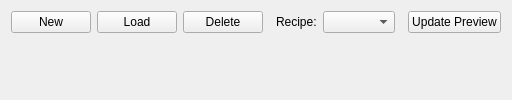
<?xml version="1.0" encoding="UTF-8"?>
<ui version="4.0">
 <class>RecipeEditorPanel</class>
 <widget class="QWidget" name="RecipeEditorPanel">
  <property name="windowTitle">
   <string>Recipe Editor</string>
  </property>
  <layout class="QVBoxLayout" name="vRoot">
   <!-- Top Bar -->
   <item>
    <layout class="QHBoxLayout" name="layoutTopBar">
     <item><widget class="QPushButton" name="btnNew"><property name="text"><string>New</string></property></widget></item>
     <item><widget class="QPushButton" name="btnLoad"><property name="text"><string>Load</string></property></widget></item>
     <item><widget class="QPushButton" name="btnDelete"><property name="text"><string>Delete</string></property></widget></item>

     <item><spacer name="spacerTopBarLeft"><property name="orientation"><enum>Qt::Horizontal</enum></property></spacer></item>

     <item><widget class="QLabel" name="lblRecipe"><property name="text"><string>Recipe:</string></property></widget></item>
     <item><widget class="QComboBox" name="comboRecipeSelect"/></item>

     <item><spacer name="spacerTopBarRight"><property name="orientation"><enum>Qt::Horizontal</enum></property></spacer></item>

     <item><widget class="QPushButton" name="btnUpdatePreview"><property name="text"><string>Update Preview</string></property></widget></item>
    </layout>
   </item>

   <!-- Dynamischer Inhalt vom RecipeEditorContent -->
   <item>
    <widget class="QWidget" name="contentHost">
     <layout class="QVBoxLayout" name="vContent"/>
    </widget>
   </item>

   <item><spacer name="spacerBottom"><property name="orientation"><enum>Qt::Vertical</enum></property></spacer></item>
  </layout>
 </widget>
 <resources/>
 <connections/>
</ui>
